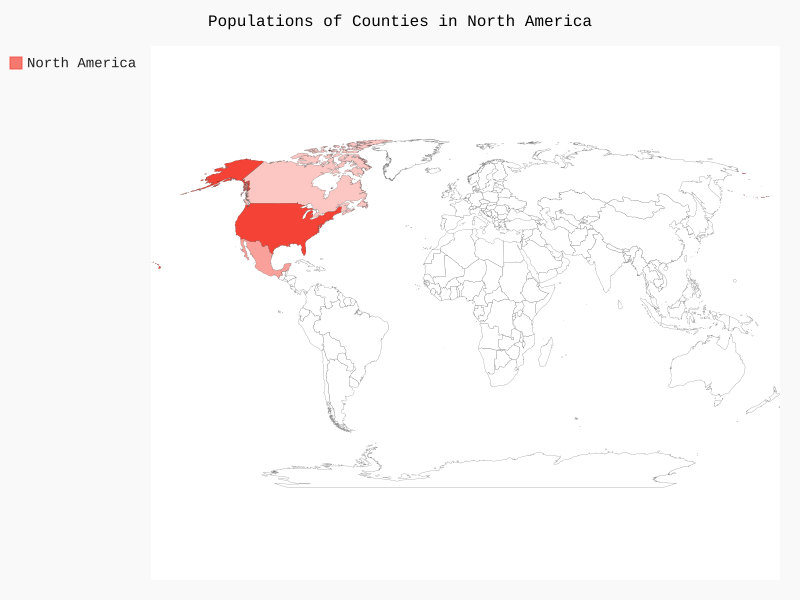

Here is the Python script that generated this plot:
import pygal

wm=pygal.maps.world.World()
wm.title='Populations of Counties in North America'
wm.add('North America', {'ca':34126000, 'us':309349000, 'mx':113423000})
wm.render_to_file('/tmp/na_populations.svg')
